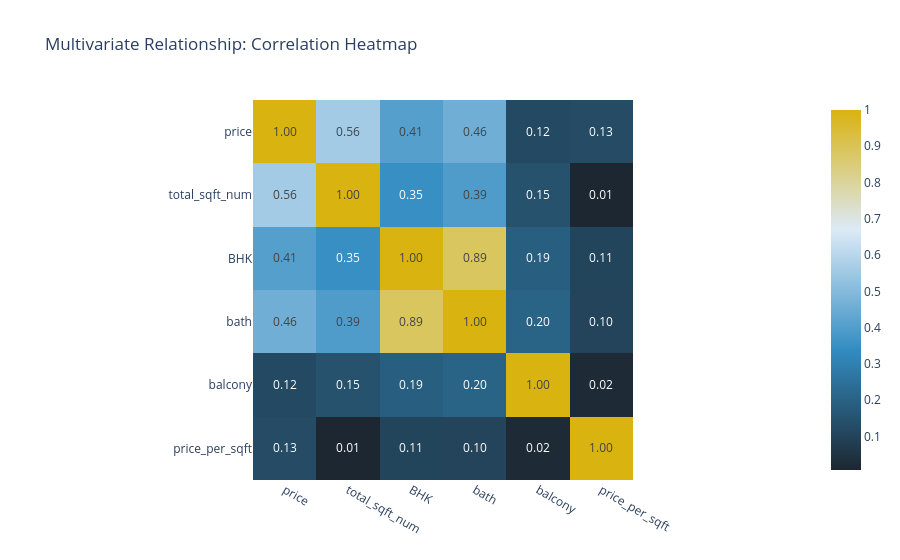

Notebook cell for this chart:
### Markdown cell above
#### 2.3.2 Correlation Heatmap

### Code cell
corr_cols = ['price', 'total_sqft_num', 'BHK', 'bath', 'balcony', 'price_per_sqft']
corr_df = eda_df[corr_cols].dropna().copy()
corr_mat = corr_df.corr(numeric_only=True)

fig = px.imshow(
    corr_mat,
    text_auto='.2f',
    color_continuous_scale=['#1D2731', '#328CC1', '#DCEAF7', '#D9B310'],
    title='Multivariate Relationship: Correlation Heatmap'
)
fig.update_layout(height=560)
fig.show()

strong_pairs = corr_mat.unstack().sort_values(ascending=False)
strong_pairs = strong_pairs[strong_pairs.index.get_level_values(0) != strong_pairs.index.get_level_values(1)]
top_pair = strong_pairs.index[0]
top_val = strong_pairs.iloc[0]
add_plot_interpretation(
    f'- Strongest non-self linear association is between **{top_pair[0]}** and **{top_pair[1]}** (r = **{top_val:.3f}**).\n'
    '- Price has meaningful co-movement with structural attributes (size, BHK, bath).\n'
    '- Correlation supports multivariate model design but does not imply causality.'
)

### Figure 1 — Plotly figure (JSON) as saved in the notebook; plotly's stock layout.template omitted (floating-point values rounded to 4 significant figures)
{"data": [{"coloraxis": "coloraxis", "hovertemplate": "x: %{x}<br>y: %{y}<br>color: %{z}<extra></extra>", "name": "0", "texttemplate": "%{z:.2f}", "type": "heatmap", "x": ["price", "total_sqft_num", "BHK", "bath", "balcony", "price_per_sqft"], "xaxis": "x", "y": ["price", "total_sqft_num", "BHK", "bath", "balcony", "price_per_sqft"], "yaxis": "y", "z": [[1.0, 0.5586, 0.4066, 0.4593, 0.1204, 0.1261], [0.5586, 1.0, 0.3488, 0.3945, 0.1487, 0.007584], [0.4066, 0.3488, 1.0, 0.8874, 0.1868, 0.1058], [0.4593, 0.3945, 0.8874, 1.0, 0.2037, 0.1021], [0.1204, 0.1487, 0.1868, 0.2037, 1.0, 0.02196], [0.1261, 0.007584, 0.1058, 0.1021, 0.02196, 1.0]]}], "layout": {"coloraxis": {"colorscale": [[0, "#1D2731"], [0.3333, "#328CC1"], [0.6667, "#DCEAF7"], [1, "#D9B310"]]}, "height": 560, "title": {"text": "Multivariate Relationship: Correlation Heatmap"}, "xaxis": {"anchor": "y", "constrain": "domain", "domain": [0, 1], "scaleanchor": "y"}, "yaxis": {"anchor": "x", "autorange": "reversed", "constrain": "domain", "domain": [0, 1]}}}
